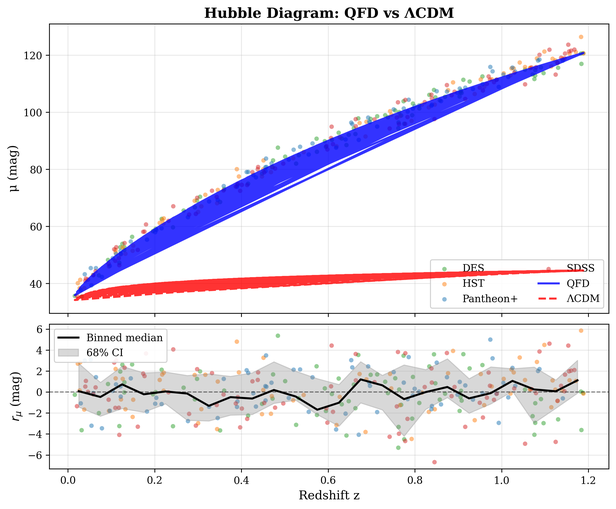
#> input picture projects/astrophysics/qfd-supernova-v15/results/mock_stage3/figures/fig4_hubble_diagram.png, 616 x 509 px, shrunk from 2560 x 2114 before the run
$ python create_composite_figure.py
#> lines starting #> are read from the running program, lines starting #| are printed output that depends on the picture
#!/usr/bin/env python3
"""
Create a composite figure showing all 4 generated publication figures.
Useful for quick review and presentations.
"""

import matplotlib.pyplot as plt
import matplotlib.image as mpimg
from pathlib import Path


def main():
    fig = plt.figure(figsize=(16, 14))

    # Define the 4 figures
    figures = [
        ("results/mock_stage3/figures/fig4_hubble_diagram.png", "Figure 4: Hubble Diagram"),
        ("results/mock_stage3/figures/fig5_corner_plot.png", "Figure 5: Posterior Corner Plot"),
        ("results/mock_stage3/figures/fig6_per_survey_residuals.png", "Figure 6: Per-Survey Residuals"),
        ("results/mock_stage3/figures/fig8_holdout_performance.png", "Figure 8: Hold-out Performance"),
    ]

    # Create 2x2 grid
    for i, (path, title) in enumerate(figures, 1):
        ax = fig.add_subplot(2, 2, i)

        # Load and display image
        img = mpimg.imread(path)
#> img is the input picture: shape (509, 616, 4) float32; mean R, G, B, A 0.932, 0.921, 0.948, 1
        ax.imshow(img)
        ax.axis('off')

        # Add title
        ax.set_title(title, fontsize=14, fontweight='bold', pad=10)

    plt.suptitle("QFD V15 Pipeline: Publication Figures (Mock Data Demo)",
                 fontsize=18, fontweight='bold', y=0.98)

    plt.tight_layout(rect=[0, 0, 1, 0.97])

    # Save composite
    out_path = Path("results/mock_stage3/figures/composite_all_figures.png")
    plt.savefig(out_path, dpi=150, bbox_inches='tight')
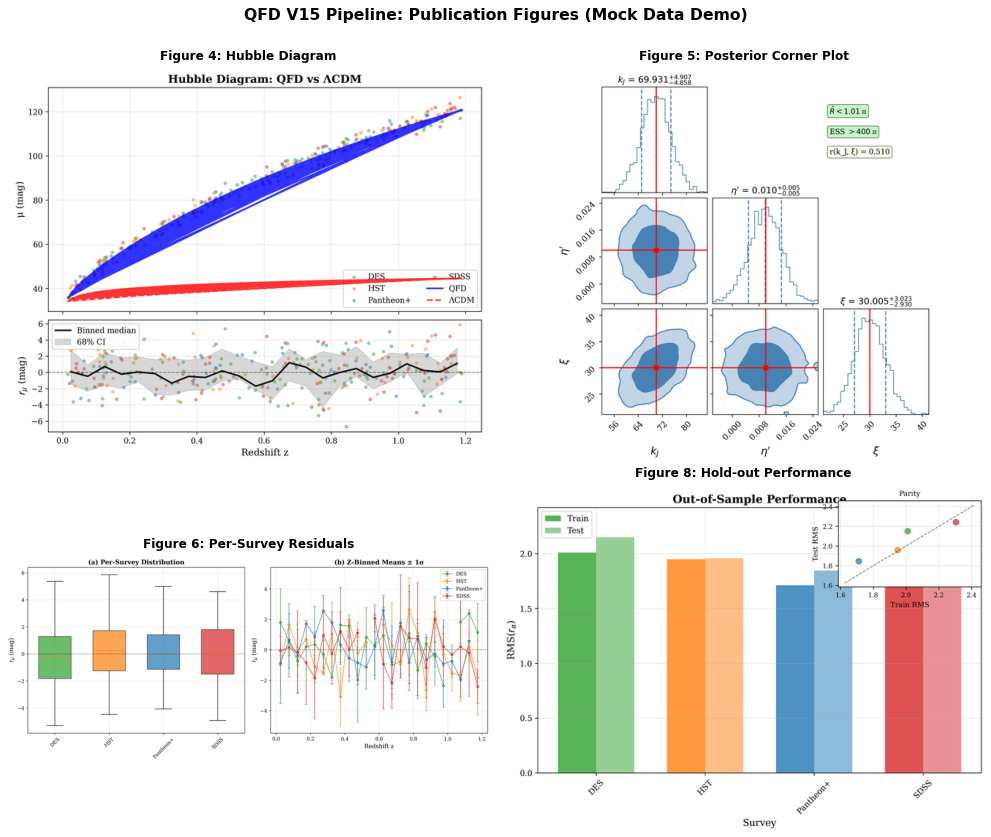
#> figure drawn by matplotlib, 4 panels
    print(f"✓ Saved composite figure: {out_path}")
    plt.close()

    print("\n✓ Composite figure generation complete!")
    print("\nGenerated figures:")
    for path, title in figures:
        print(f"  - {title}")


if __name__ == "__main__":
    main()
